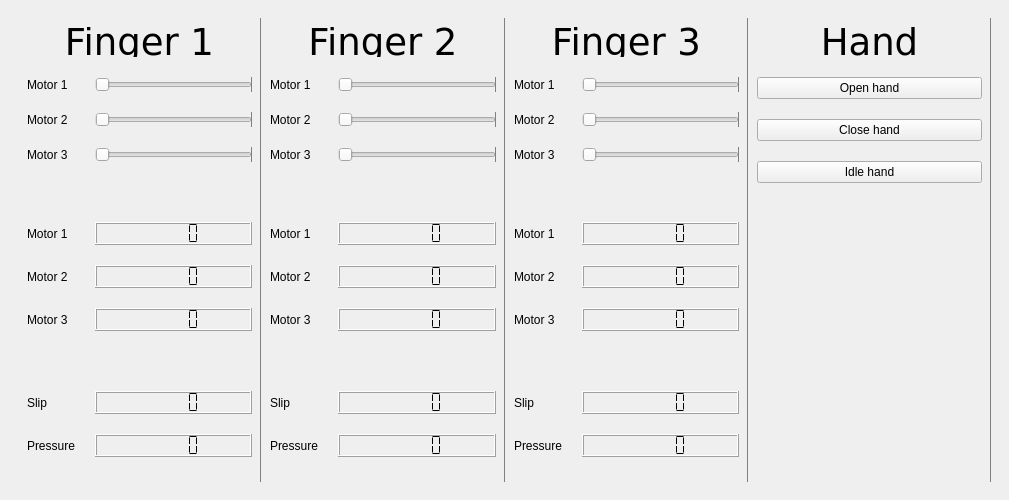
<?xml version="1.0" encoding="UTF-8"?>
<ui version="4.0">
 <class>main_frame</class>
 <widget class="QMainWindow" name="main_frame">
  <property name="geometry">
   <rect>
    <x>0</x>
    <y>0</y>
    <width>1009</width>
    <height>500</height>
   </rect>
  </property>
  <property name="minimumSize">
   <size>
    <width>900</width>
    <height>500</height>
   </size>
  </property>
  <property name="windowTitle">
   <string>Gripper hand</string>
  </property>
  <widget class="QWidget" name="mainWidget">
   <property name="sizePolicy">
    <sizepolicy hsizetype="Expanding" vsizetype="Expanding">
     <horstretch>0</horstretch>
     <verstretch>0</verstretch>
    </sizepolicy>
   </property>
   <layout class="QGridLayout" name="gridLayout">
    <item row="0" column="0">
     <layout class="QHBoxLayout" name="horizontalLayout">
      <property name="spacing">
       <number>0</number>
      </property>
      <item>
       <widget class="QWidget" name="widget" native="true">
        <layout class="QHBoxLayout" name="horizontalLayout_2">
         <property name="spacing">
          <number>0</number>
         </property>
         <item>
          <widget class="QWidget" name="Finger1_widget" native="true">
           <property name="sizePolicy">
            <sizepolicy hsizetype="Expanding" vsizetype="Preferred">
             <horstretch>0</horstretch>
             <verstretch>0</verstretch>
            </sizepolicy>
           </property>
           <property name="autoFillBackground">
            <bool>false</bool>
           </property>
           <property name="styleSheet">
            <string notr="true">border-right: 1px solid gray; 
</string>
           </property>
           <layout class="QVBoxLayout" name="verticalLayout_2">
            <property name="spacing">
             <number>20</number>
            </property>
            <item>
             <widget class="QLabel" name="Finger1_label">
              <property name="enabled">
               <bool>true</bool>
              </property>
              <property name="sizePolicy">
               <sizepolicy hsizetype="Expanding" vsizetype="Fixed">
                <horstretch>0</horstretch>
                <verstretch>10</verstretch>
               </sizepolicy>
              </property>
              <property name="minimumSize">
               <size>
                <width>0</width>
                <height>30</height>
               </size>
              </property>
              <property name="maximumSize">
               <size>
                <width>16777215</width>
                <height>30</height>
               </size>
              </property>
              <property name="font">
               <font>
                <family>Bitstream Vera Sans</family>
                <pointsize>28</pointsize>
               </font>
              </property>
              <property name="text">
               <string>Finger 1</string>
              </property>
              <property name="scaledContents">
               <bool>false</bool>
              </property>
              <property name="alignment">
               <set>Qt::AlignCenter</set>
              </property>
             </widget>
            </item>
            <item>
             <layout class="QFormLayout" name="Finger1_formlayout">
              <property name="fieldGrowthPolicy">
               <enum>QFormLayout::AllNonFixedFieldsGrow</enum>
              </property>
              <item row="0" column="0">
               <widget class="QLabel" name="Finger1_motor1_label">
                <property name="text">
                 <string>Motor 1</string>
                </property>
               </widget>
              </item>
              <item row="0" column="1">
               <widget class="QSlider" name="Finger1_motor1_slider">
                <property name="maximum">
                 <number>180</number>
                </property>
                <property name="orientation">
                 <enum>Qt::Horizontal</enum>
                </property>
               </widget>
              </item>
              <item row="1" column="0">
               <widget class="QLabel" name="Finger1_motor2_label">
                <property name="text">
                 <string>Motor 2</string>
                </property>
               </widget>
              </item>
              <item row="1" column="1">
               <widget class="QSlider" name="Finger1_motor2_slider">
                <property name="maximum">
                 <number>180</number>
                </property>
                <property name="orientation">
                 <enum>Qt::Horizontal</enum>
                </property>
               </widget>
              </item>
              <item row="2" column="0">
               <widget class="QLabel" name="Finger1_motor3_label">
                <property name="text">
                 <string>Motor 3</string>
                </property>
               </widget>
              </item>
              <item row="2" column="1">
               <widget class="QSlider" name="Finger1_motor3_slider">
                <property name="maximum">
                 <number>180</number>
                </property>
                <property name="orientation">
                 <enum>Qt::Horizontal</enum>
                </property>
               </widget>
              </item>
              <item row="3" column="0">
               <spacer name="horizontalSpacer">
                <property name="orientation">
                 <enum>Qt::Horizontal</enum>
                </property>
                <property name="sizeHint" stdset="0">
                 <size>
                  <width>40</width>
                  <height>20</height>
                 </size>
                </property>
               </spacer>
              </item>
              <item row="4" column="0">
               <widget class="QLabel" name="Finger1_motor1_label2">
                <property name="text">
                 <string>Motor 1</string>
                </property>
               </widget>
              </item>
              <item row="4" column="1">
               <widget class="QLCDNumber" name="Finger1_motor1_value">
                <property name="segmentStyle">
                 <enum>QLCDNumber::Flat</enum>
                </property>
               </widget>
              </item>
              <item row="5" column="0">
               <widget class="QLabel" name="Finger1_motor2_label2">
                <property name="text">
                 <string>Motor 2</string>
                </property>
               </widget>
              </item>
              <item row="5" column="1">
               <widget class="QLCDNumber" name="Finger1_motor2_value">
                <property name="segmentStyle">
                 <enum>QLCDNumber::Flat</enum>
                </property>
               </widget>
              </item>
              <item row="6" column="0">
               <widget class="QLabel" name="Finger1_motor3_label2">
                <property name="text">
                 <string>Motor 3</string>
                </property>
               </widget>
              </item>
              <item row="6" column="1">
               <widget class="QLCDNumber" name="Finger1_motor3_value">
                <property name="segmentStyle">
                 <enum>QLCDNumber::Flat</enum>
                </property>
               </widget>
              </item>
              <item row="7" column="0">
               <spacer name="horizontalSpacer_3">
                <property name="orientation">
                 <enum>Qt::Horizontal</enum>
                </property>
                <property name="sizeHint" stdset="0">
                 <size>
                  <width>40</width>
                  <height>20</height>
                 </size>
                </property>
               </spacer>
              </item>
              <item row="7" column="1">
               <spacer name="horizontalSpacer_9">
                <property name="orientation">
                 <enum>Qt::Horizontal</enum>
                </property>
                <property name="sizeHint" stdset="0">
                 <size>
                  <width>40</width>
                  <height>20</height>
                 </size>
                </property>
               </spacer>
              </item>
              <item row="8" column="0">
               <widget class="QLabel" name="Finger1_slip_label">
                <property name="text">
                 <string>Slip</string>
                </property>
               </widget>
              </item>
              <item row="8" column="1">
               <widget class="QLCDNumber" name="Finger1_slip_value">
                <property name="segmentStyle">
                 <enum>QLCDNumber::Flat</enum>
                </property>
               </widget>
              </item>
              <item row="9" column="0">
               <widget class="QLabel" name="Finger1_pressure_label">
                <property name="text">
                 <string>Pressure</string>
                </property>
               </widget>
              </item>
              <item row="9" column="1">
               <widget class="QLCDNumber" name="Finger1_pressure_value">
                <property name="segmentStyle">
                 <enum>QLCDNumber::Flat</enum>
                </property>
               </widget>
              </item>
              <item row="3" column="1">
               <spacer name="horizontalSpacer_2">
                <property name="orientation">
                 <enum>Qt::Horizontal</enum>
                </property>
                <property name="sizeHint" stdset="0">
                 <size>
                  <width>40</width>
                  <height>20</height>
                 </size>
                </property>
               </spacer>
              </item>
             </layout>
            </item>
           </layout>
          </widget>
         </item>
         <item>
          <widget class="QWidget" name="Finger2_widget" native="true">
           <property name="sizePolicy">
            <sizepolicy hsizetype="Expanding" vsizetype="Preferred">
             <horstretch>0</horstretch>
             <verstretch>0</verstretch>
            </sizepolicy>
           </property>
           <property name="autoFillBackground">
            <bool>false</bool>
           </property>
           <property name="styleSheet">
            <string notr="true">border-right: 1px solid gray; 
</string>
           </property>
           <layout class="QVBoxLayout" name="verticalLayout_10">
            <property name="spacing">
             <number>20</number>
            </property>
            <item>
             <widget class="QLabel" name="Finger2_label">
              <property name="enabled">
               <bool>true</bool>
              </property>
              <property name="sizePolicy">
               <sizepolicy hsizetype="Expanding" vsizetype="Fixed">
                <horstretch>0</horstretch>
                <verstretch>10</verstretch>
               </sizepolicy>
              </property>
              <property name="minimumSize">
               <size>
                <width>0</width>
                <height>30</height>
               </size>
              </property>
              <property name="maximumSize">
               <size>
                <width>16777215</width>
                <height>30</height>
               </size>
              </property>
              <property name="font">
               <font>
                <family>Bitstream Vera Sans</family>
                <pointsize>28</pointsize>
               </font>
              </property>
              <property name="text">
               <string>Finger 2</string>
              </property>
              <property name="scaledContents">
               <bool>false</bool>
              </property>
              <property name="alignment">
               <set>Qt::AlignCenter</set>
              </property>
             </widget>
            </item>
            <item>
             <layout class="QFormLayout" name="Finger2_formlayout">
              <property name="fieldGrowthPolicy">
               <enum>QFormLayout::AllNonFixedFieldsGrow</enum>
              </property>
              <item row="0" column="0">
               <widget class="QLabel" name="Finger2_motor1_label">
                <property name="text">
                 <string>Motor 1</string>
                </property>
               </widget>
              </item>
              <item row="0" column="1">
               <widget class="QSlider" name="Finger2_motor1_slider">
                <property name="maximum">
                 <number>180</number>
                </property>
                <property name="orientation">
                 <enum>Qt::Horizontal</enum>
                </property>
               </widget>
              </item>
              <item row="1" column="0">
               <widget class="QLabel" name="Finger2_motor2_label">
                <property name="text">
                 <string>Motor 2</string>
                </property>
               </widget>
              </item>
              <item row="1" column="1">
               <widget class="QSlider" name="Finger2_motor2_slider">
                <property name="maximum">
                 <number>180</number>
                </property>
                <property name="orientation">
                 <enum>Qt::Horizontal</enum>
                </property>
               </widget>
              </item>
              <item row="2" column="0">
               <widget class="QLabel" name="Finger2_motor3_label">
                <property name="text">
                 <string>Motor 3</string>
                </property>
               </widget>
              </item>
              <item row="2" column="1">
               <widget class="QSlider" name="Finger2_motor3_slider">
                <property name="maximum">
                 <number>180</number>
                </property>
                <property name="orientation">
                 <enum>Qt::Horizontal</enum>
                </property>
               </widget>
              </item>
              <item row="3" column="0">
               <spacer name="horizontalSpacer_23">
                <property name="orientation">
                 <enum>Qt::Horizontal</enum>
                </property>
                <property name="sizeHint" stdset="0">
                 <size>
                  <width>40</width>
                  <height>20</height>
                 </size>
                </property>
               </spacer>
              </item>
              <item row="3" column="1">
               <spacer name="horizontalSpacer_24">
                <property name="orientation">
                 <enum>Qt::Horizontal</enum>
                </property>
                <property name="sizeHint" stdset="0">
                 <size>
                  <width>40</width>
                  <height>20</height>
                 </size>
                </property>
               </spacer>
              </item>
              <item row="4" column="0">
               <widget class="QLabel" name="Finger2_motor1_label2">
                <property name="text">
                 <string>Motor 1</string>
                </property>
               </widget>
              </item>
              <item row="4" column="1">
               <widget class="QLCDNumber" name="Finger2_motor1_value">
                <property name="segmentStyle">
                 <enum>QLCDNumber::Flat</enum>
                </property>
               </widget>
              </item>
              <item row="5" column="0">
               <widget class="QLabel" name="Finger2_motor2_label2">
                <property name="text">
                 <string>Motor 2</string>
                </property>
               </widget>
              </item>
              <item row="5" column="1">
               <widget class="QLCDNumber" name="Finger2_motor2_value">
                <property name="segmentStyle">
                 <enum>QLCDNumber::Flat</enum>
                </property>
               </widget>
              </item>
              <item row="6" column="0">
               <widget class="QLabel" name="Finger2_motor3_label2">
                <property name="text">
                 <string>Motor 3</string>
                </property>
               </widget>
              </item>
              <item row="6" column="1">
               <widget class="QLCDNumber" name="Finger2_motor3_value">
                <property name="segmentStyle">
                 <enum>QLCDNumber::Flat</enum>
                </property>
               </widget>
              </item>
              <item row="7" column="0">
               <spacer name="horizontalSpacer_25">
                <property name="orientation">
                 <enum>Qt::Horizontal</enum>
                </property>
                <property name="sizeHint" stdset="0">
                 <size>
                  <width>40</width>
                  <height>20</height>
                 </size>
                </property>
               </spacer>
              </item>
              <item row="7" column="1">
               <spacer name="horizontalSpacer_26">
                <property name="orientation">
                 <enum>Qt::Horizontal</enum>
                </property>
                <property name="sizeHint" stdset="0">
                 <size>
                  <width>40</width>
                  <height>20</height>
                 </size>
                </property>
               </spacer>
              </item>
              <item row="8" column="0">
               <widget class="QLabel" name="Finger2_slip_label">
                <property name="text">
                 <string>Slip</string>
                </property>
               </widget>
              </item>
              <item row="9" column="0">
               <widget class="QLabel" name="Finger2_pressure_label">
                <property name="text">
                 <string>Pressure</string>
                </property>
               </widget>
              </item>
              <item row="8" column="1">
               <widget class="QLCDNumber" name="Finger2_slip_value">
                <property name="segmentStyle">
                 <enum>QLCDNumber::Flat</enum>
                </property>
               </widget>
              </item>
              <item row="9" column="1">
               <widget class="QLCDNumber" name="Finger2_pressure_value">
                <property name="segmentStyle">
                 <enum>QLCDNumber::Flat</enum>
                </property>
               </widget>
              </item>
             </layout>
            </item>
           </layout>
          </widget>
         </item>
         <item>
          <widget class="QWidget" name="Finger3_widget" native="true">
           <property name="sizePolicy">
            <sizepolicy hsizetype="Expanding" vsizetype="Preferred">
             <horstretch>0</horstretch>
             <verstretch>0</verstretch>
            </sizepolicy>
           </property>
           <property name="autoFillBackground">
            <bool>false</bool>
           </property>
           <property name="styleSheet">
            <string notr="true">border-right: 1px solid gray; 
</string>
           </property>
           <layout class="QVBoxLayout" name="verticalLayout_11">
            <property name="spacing">
             <number>20</number>
            </property>
            <item>
             <widget class="QLabel" name="Finger3_label">
              <property name="enabled">
               <bool>true</bool>
              </property>
              <property name="sizePolicy">
               <sizepolicy hsizetype="Expanding" vsizetype="Fixed">
                <horstretch>0</horstretch>
                <verstretch>10</verstretch>
               </sizepolicy>
              </property>
              <property name="minimumSize">
               <size>
                <width>0</width>
                <height>30</height>
               </size>
              </property>
              <property name="maximumSize">
               <size>
                <width>16777215</width>
                <height>30</height>
               </size>
              </property>
              <property name="font">
               <font>
                <family>Bitstream Vera Sans</family>
                <pointsize>28</pointsize>
               </font>
              </property>
              <property name="text">
               <string>Finger 3</string>
              </property>
              <property name="scaledContents">
               <bool>false</bool>
              </property>
              <property name="alignment">
               <set>Qt::AlignCenter</set>
              </property>
             </widget>
            </item>
            <item>
             <layout class="QFormLayout" name="Finger3_formlayout">
              <property name="fieldGrowthPolicy">
               <enum>QFormLayout::AllNonFixedFieldsGrow</enum>
              </property>
              <item row="0" column="0">
               <widget class="QLabel" name="Finger3_motor1_label">
                <property name="text">
                 <string>Motor 1</string>
                </property>
               </widget>
              </item>
              <item row="0" column="1">
               <widget class="QSlider" name="Finger3_motor1_slider">
                <property name="maximum">
                 <number>180</number>
                </property>
                <property name="orientation">
                 <enum>Qt::Horizontal</enum>
                </property>
               </widget>
              </item>
              <item row="1" column="0">
               <widget class="QLabel" name="Finger3_motor2_label">
                <property name="text">
                 <string>Motor 2</string>
                </property>
               </widget>
              </item>
              <item row="1" column="1">
               <widget class="QSlider" name="Finger3_motor2_slider">
                <property name="maximum">
                 <number>180</number>
                </property>
                <property name="orientation">
                 <enum>Qt::Horizontal</enum>
                </property>
               </widget>
              </item>
              <item row="2" column="0">
               <widget class="QLabel" name="Finger3_motor3_label">
                <property name="text">
                 <string>Motor 3</string>
                </property>
               </widget>
              </item>
              <item row="2" column="1">
               <widget class="QSlider" name="Finger3_motor3_slider">
                <property name="maximum">
                 <number>180</number>
                </property>
                <property name="orientation">
                 <enum>Qt::Horizontal</enum>
                </property>
               </widget>
              </item>
              <item row="3" column="0">
               <spacer name="horizontalSpacer_27">
                <property name="orientation">
                 <enum>Qt::Horizontal</enum>
                </property>
                <property name="sizeHint" stdset="0">
                 <size>
                  <width>40</width>
                  <height>20</height>
                 </size>
                </property>
               </spacer>
              </item>
              <item row="3" column="1">
               <spacer name="horizontalSpacer_28">
                <property name="orientation">
                 <enum>Qt::Horizontal</enum>
                </property>
                <property name="sizeHint" stdset="0">
                 <size>
                  <width>40</width>
                  <height>20</height>
                 </size>
                </property>
               </spacer>
              </item>
              <item row="4" column="0">
               <widget class="QLabel" name="Finger3_motor1_label2">
                <property name="text">
                 <string>Motor 1</string>
                </property>
               </widget>
              </item>
              <item row="4" column="1">
               <widget class="QLCDNumber" name="Finger3_motor1_value">
                <property name="segmentStyle">
                 <enum>QLCDNumber::Flat</enum>
                </property>
               </widget>
              </item>
              <item row="5" column="0">
               <widget class="QLabel" name="Finger3_motor2_label2">
                <property name="text">
                 <string>Motor 2</string>
                </property>
               </widget>
              </item>
              <item row="5" column="1">
               <widget class="QLCDNumber" name="Finger3_motor2_value">
                <property name="segmentStyle">
                 <enum>QLCDNumber::Flat</enum>
                </property>
               </widget>
              </item>
              <item row="6" column="0">
               <widget class="QLabel" name="Finger3_motor3_label2">
                <property name="text">
                 <string>Motor 3</string>
                </property>
               </widget>
              </item>
              <item row="6" column="1">
               <widget class="QLCDNumber" name="Finger3_motor3_value">
                <property name="segmentStyle">
                 <enum>QLCDNumber::Flat</enum>
                </property>
               </widget>
              </item>
              <item row="7" column="0">
               <spacer name="horizontalSpacer_29">
                <property name="orientation">
                 <enum>Qt::Horizontal</enum>
                </property>
                <property name="sizeHint" stdset="0">
                 <size>
                  <width>40</width>
                  <height>20</height>
                 </size>
                </property>
               </spacer>
              </item>
              <item row="7" column="1">
               <spacer name="horizontalSpacer_30">
                <property name="orientation">
                 <enum>Qt::Horizontal</enum>
                </property>
                <property name="sizeHint" stdset="0">
                 <size>
                  <width>40</width>
                  <height>20</height>
                 </size>
                </property>
               </spacer>
              </item>
              <item row="8" column="0">
               <widget class="QLabel" name="Finger3_slip_label">
                <property name="text">
                 <string>Slip</string>
                </property>
               </widget>
              </item>
              <item row="9" column="0">
               <widget class="QLabel" name="Finger3_pressure_label">
                <property name="text">
                 <string>Pressure</string>
                </property>
               </widget>
              </item>
              <item row="8" column="1">
               <widget class="QLCDNumber" name="Finger3_slip_value">
                <property name="segmentStyle">
                 <enum>QLCDNumber::Flat</enum>
                </property>
               </widget>
              </item>
              <item row="9" column="1">
               <widget class="QLCDNumber" name="Finger3_pressure_value">
                <property name="segmentStyle">
                 <enum>QLCDNumber::Flat</enum>
                </property>
               </widget>
              </item>
             </layout>
            </item>
           </layout>
          </widget>
         </item>
         <item>
          <widget class="QWidget" name="Hand_widget" native="true">
           <property name="sizePolicy">
            <sizepolicy hsizetype="Expanding" vsizetype="Preferred">
             <horstretch>0</horstretch>
             <verstretch>0</verstretch>
            </sizepolicy>
           </property>
           <property name="autoFillBackground">
            <bool>false</bool>
           </property>
           <property name="styleSheet">
            <string notr="true">border-right: 1px solid gray; 
</string>
           </property>
           <layout class="QVBoxLayout" name="verticalLayout_12">
            <property name="spacing">
             <number>20</number>
            </property>
            <item>
             <widget class="QLabel" name="Finger3_label_2">
              <property name="enabled">
               <bool>true</bool>
              </property>
              <property name="sizePolicy">
               <sizepolicy hsizetype="Expanding" vsizetype="Fixed">
                <horstretch>0</horstretch>
                <verstretch>10</verstretch>
               </sizepolicy>
              </property>
              <property name="minimumSize">
               <size>
                <width>0</width>
                <height>30</height>
               </size>
              </property>
              <property name="maximumSize">
               <size>
                <width>16777215</width>
                <height>30</height>
               </size>
              </property>
              <property name="font">
               <font>
                <family>Bitstream Vera Sans</family>
                <pointsize>28</pointsize>
               </font>
              </property>
              <property name="text">
               <string>Hand</string>
              </property>
              <property name="scaledContents">
               <bool>false</bool>
              </property>
              <property name="alignment">
               <set>Qt::AlignCenter</set>
              </property>
             </widget>
            </item>
            <item>
             <layout class="QFormLayout" name="formLayout">
              <item row="0" column="0" colspan="2">
               <widget class="QPushButton" name="pushButton">
                <property name="text">
                 <string>Open hand</string>
                </property>
               </widget>
              </item>
              <item row="1" column="0" colspan="2">
               <widget class="QPushButton" name="pushButton_2">
                <property name="text">
                 <string>Close hand</string>
                </property>
               </widget>
              </item>
              <item row="2" column="0" colspan="2">
               <widget class="QPushButton" name="pushButton_3">
                <property name="text">
                 <string>Idle hand</string>
                </property>
               </widget>
              </item>
             </layout>
            </item>
           </layout>
          </widget>
         </item>
        </layout>
       </widget>
      </item>
     </layout>
    </item>
   </layout>
  </widget>
 </widget>
 <resources/>
 <connections/>
</ui>
